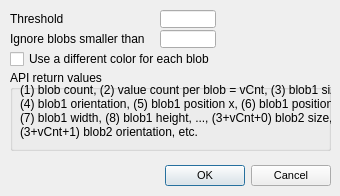
<?xml version="1.0" encoding="UTF-8"?>
<ui version="4.0">
 <class>CQDlgSimpleFilter_blob</class>
 <widget class="QDialog" name="CQDlgSimpleFilter_blob">
  <property name="geometry">
   <rect>
    <x>0</x>
    <y>0</y>
    <width>340</width>
    <height>196</height>
   </rect>
  </property>
  <property name="windowTitle">
   <string>Blob Detection</string>
  </property>
  <property name="locale">
   <locale language="English" country="UnitedStates"/>
  </property>
  <widget class="QDialogButtonBox" name="qqOkCancel">
   <property name="geometry">
    <rect>
     <x>10</x>
     <y>160</y>
     <width>321</width>
     <height>32</height>
    </rect>
   </property>
   <property name="font">
    <font>
     <pointsize>8</pointsize>
    </font>
   </property>
   <property name="standardButtons">
    <set>QDialogButtonBox::Cancel|QDialogButtonBox::Ok</set>
   </property>
  </widget>
  <widget class="QLabel" name="label">
   <property name="geometry">
    <rect>
     <x>10</x>
     <y>10</y>
     <width>101</width>
     <height>18</height>
    </rect>
   </property>
   <property name="text">
    <string>Threshold</string>
   </property>
  </widget>
  <widget class="QLineEdit" name="qqThreshold">
   <property name="geometry">
    <rect>
     <x>160</x>
     <y>10</y>
     <width>56</width>
     <height>18</height>
    </rect>
   </property>
  </widget>
  <widget class="QCheckBox" name="qqDiffColor">
   <property name="geometry">
    <rect>
     <x>10</x>
     <y>50</y>
     <width>231</width>
     <height>18</height>
    </rect>
   </property>
   <property name="focusPolicy">
    <enum>Qt::StrongFocus</enum>
   </property>
   <property name="text">
    <string>Use a different color for each blob</string>
   </property>
  </widget>
  <widget class="QGroupBox" name="groupBox">
   <property name="geometry">
    <rect>
     <x>10</x>
     <y>70</y>
     <width>321</width>
     <height>81</height>
    </rect>
   </property>
   <property name="title">
    <string>API return values</string>
   </property>
   <property name="flat">
    <bool>false</bool>
   </property>
   <widget class="QLabel" name="label_2">
    <property name="geometry">
     <rect>
      <x>10</x>
      <y>10</y>
      <width>331</width>
      <height>61</height>
     </rect>
    </property>
    <property name="text">
     <string>(1) blob count, (2) value count per blob = vCnt, (3) blob1 size,
(4) blob1 orientation, (5) blob1 position x, (6) blob1 position y,
(7) blob1 width, (8) blob1 height, ..., (3+vCnt+0) blob2 size,
(3+vCnt+1) blob2 orientation, etc.</string>
    </property>
   </widget>
  </widget>
  <widget class="QLineEdit" name="qqMinSize">
   <property name="geometry">
    <rect>
     <x>160</x>
     <y>30</y>
     <width>56</width>
     <height>18</height>
    </rect>
   </property>
  </widget>
  <widget class="QLabel" name="label_3">
   <property name="geometry">
    <rect>
     <x>10</x>
     <y>30</y>
     <width>141</width>
     <height>18</height>
    </rect>
   </property>
   <property name="text">
    <string>Ignore blobs smaller than</string>
   </property>
  </widget>
 </widget>
 <tabstops>
  <tabstop>qqThreshold</tabstop>
  <tabstop>qqDiffColor</tabstop>
  <tabstop>qqOkCancel</tabstop>
 </tabstops>
 <resources/>
 <connections/>
</ui>
